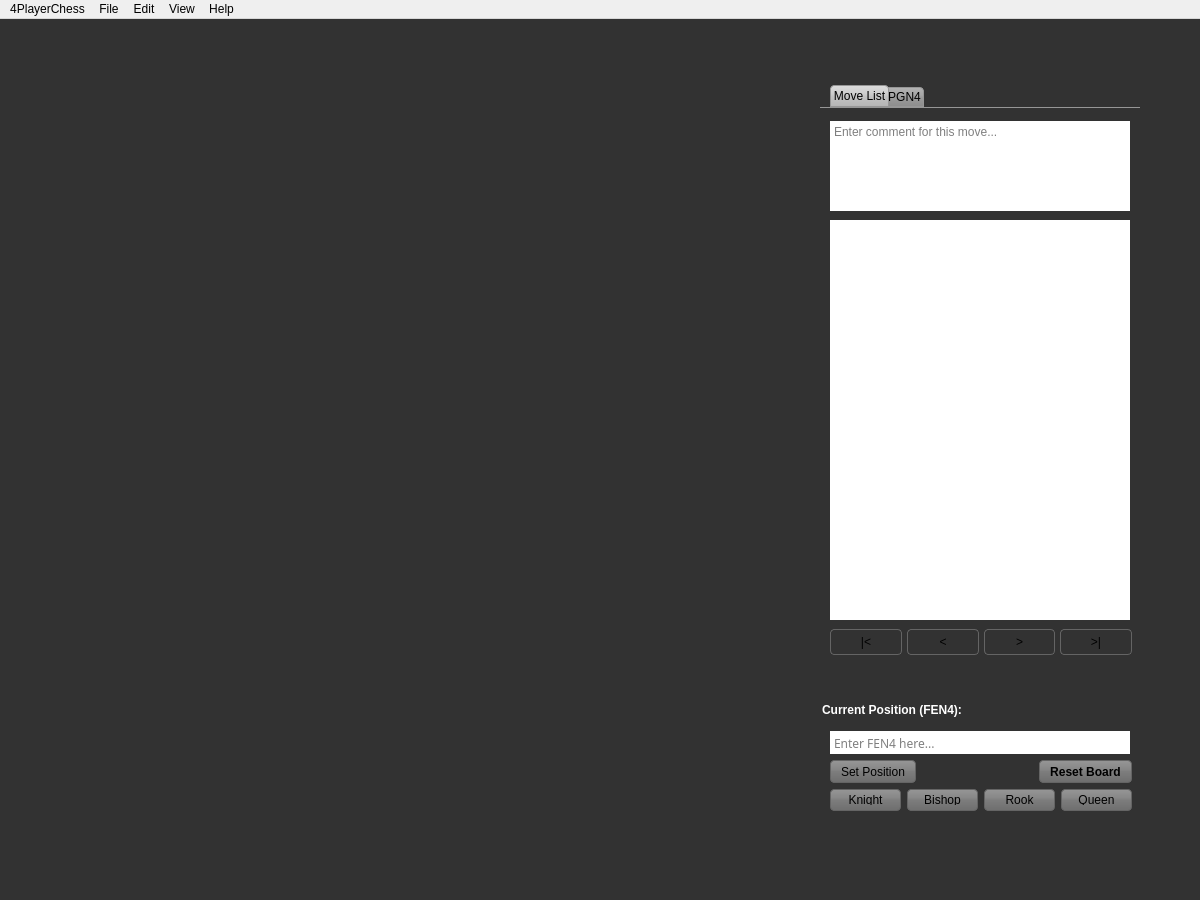
<?xml version="1.0" encoding="UTF-8"?>
<ui version="4.0">
 <class>MainWindow</class>
 <widget class="QMainWindow" name="MainWindow">
  <property name="geometry">
   <rect>
    <x>0</x>
    <y>0</y>
    <width>1200</width>
    <height>900</height>
   </rect>
  </property>
  <property name="focusPolicy">
   <enum>Qt::StrongFocus</enum>
  </property>
  <property name="windowTitle">
   <string>4PlayerChess</string>
  </property>
  <property name="styleSheet">
   <string notr="true"/>
  </property>
  <widget class="QWidget" name="centralwidget">
   <property name="styleSheet">
    <string notr="true">background-color: rgb(50, 50, 50);</string>
   </property>
   <layout class="QHBoxLayout" name="mainLayout">
    <property name="spacing">
     <number>50</number>
    </property>
    <property name="leftMargin">
     <number>50</number>
    </property>
    <property name="topMargin">
     <number>50</number>
    </property>
    <property name="rightMargin">
     <number>50</number>
    </property>
    <property name="bottomMargin">
     <number>50</number>
    </property>
    <item>
     <widget class="View" name="view" native="true">
      <property name="sizePolicy">
       <sizepolicy hsizetype="Fixed" vsizetype="Fixed">
        <horstretch>0</horstretch>
        <verstretch>0</verstretch>
       </sizepolicy>
      </property>
      <property name="minimumSize">
       <size>
        <width>700</width>
        <height>700</height>
       </size>
      </property>
      <property name="baseSize">
       <size>
        <width>0</width>
        <height>0</height>
       </size>
      </property>
      <property name="palette">
       <palette>
        <active>
         <colorrole role="WindowText">
          <brush brushstyle="SolidPattern">
           <color alpha="255">
            <red>0</red>
            <green>0</green>
            <blue>0</blue>
           </color>
          </brush>
         </colorrole>
         <colorrole role="Button">
          <brush brushstyle="SolidPattern">
           <color alpha="255">
            <red>50</red>
            <green>50</green>
            <blue>50</blue>
           </color>
          </brush>
         </colorrole>
         <colorrole role="Light">
          <brush brushstyle="SolidPattern">
           <color alpha="255">
            <red>245</red>
            <green>245</green>
            <blue>245</blue>
           </color>
          </brush>
         </colorrole>
         <colorrole role="Midlight">
          <brush brushstyle="SolidPattern">
           <color alpha="255">
            <red>220</red>
            <green>220</green>
            <blue>220</blue>
           </color>
          </brush>
         </colorrole>
         <colorrole role="Dark">
          <brush brushstyle="SolidPattern">
           <color alpha="255">
            <red>145</red>
            <green>145</green>
            <blue>145</blue>
           </color>
          </brush>
         </colorrole>
         <colorrole role="Mid">
          <brush brushstyle="SolidPattern">
           <color alpha="255">
            <red>170</red>
            <green>170</green>
            <blue>170</blue>
           </color>
          </brush>
         </colorrole>
         <colorrole role="Text">
          <brush brushstyle="SolidPattern">
           <color alpha="255">
            <red>0</red>
            <green>0</green>
            <blue>0</blue>
           </color>
          </brush>
         </colorrole>
         <colorrole role="ButtonText">
          <brush brushstyle="SolidPattern">
           <color alpha="255">
            <red>0</red>
            <green>0</green>
            <blue>0</blue>
           </color>
          </brush>
         </colorrole>
         <colorrole role="Base">
          <brush brushstyle="SolidPattern">
           <color alpha="255">
            <red>50</red>
            <green>50</green>
            <blue>50</blue>
           </color>
          </brush>
         </colorrole>
         <colorrole role="Window">
          <brush brushstyle="SolidPattern">
           <color alpha="255">
            <red>50</red>
            <green>50</green>
            <blue>50</blue>
           </color>
          </brush>
         </colorrole>
        </active>
        <inactive>
         <colorrole role="WindowText">
          <brush brushstyle="SolidPattern">
           <color alpha="255">
            <red>0</red>
            <green>0</green>
            <blue>0</blue>
           </color>
          </brush>
         </colorrole>
         <colorrole role="Button">
          <brush brushstyle="SolidPattern">
           <color alpha="255">
            <red>50</red>
            <green>50</green>
            <blue>50</blue>
           </color>
          </brush>
         </colorrole>
         <colorrole role="Light">
          <brush brushstyle="SolidPattern">
           <color alpha="255">
            <red>245</red>
            <green>245</green>
            <blue>245</blue>
           </color>
          </brush>
         </colorrole>
         <colorrole role="Midlight">
          <brush brushstyle="SolidPattern">
           <color alpha="255">
            <red>220</red>
            <green>220</green>
            <blue>220</blue>
           </color>
          </brush>
         </colorrole>
         <colorrole role="Dark">
          <brush brushstyle="SolidPattern">
           <color alpha="255">
            <red>145</red>
            <green>145</green>
            <blue>145</blue>
           </color>
          </brush>
         </colorrole>
         <colorrole role="Mid">
          <brush brushstyle="SolidPattern">
           <color alpha="255">
            <red>170</red>
            <green>170</green>
            <blue>170</blue>
           </color>
          </brush>
         </colorrole>
         <colorrole role="Text">
          <brush brushstyle="SolidPattern">
           <color alpha="255">
            <red>0</red>
            <green>0</green>
            <blue>0</blue>
           </color>
          </brush>
         </colorrole>
         <colorrole role="ButtonText">
          <brush brushstyle="SolidPattern">
           <color alpha="255">
            <red>0</red>
            <green>0</green>
            <blue>0</blue>
           </color>
          </brush>
         </colorrole>
         <colorrole role="Base">
          <brush brushstyle="SolidPattern">
           <color alpha="255">
            <red>50</red>
            <green>50</green>
            <blue>50</blue>
           </color>
          </brush>
         </colorrole>
         <colorrole role="Window">
          <brush brushstyle="SolidPattern">
           <color alpha="255">
            <red>50</red>
            <green>50</green>
            <blue>50</blue>
           </color>
          </brush>
         </colorrole>
        </inactive>
        <disabled>
         <colorrole role="WindowText">
          <brush brushstyle="SolidPattern">
           <color alpha="255">
            <red>145</red>
            <green>145</green>
            <blue>145</blue>
           </color>
          </brush>
         </colorrole>
         <colorrole role="Button">
          <brush brushstyle="SolidPattern">
           <color alpha="255">
            <red>50</red>
            <green>50</green>
            <blue>50</blue>
           </color>
          </brush>
         </colorrole>
         <colorrole role="Light">
          <brush brushstyle="SolidPattern">
           <color alpha="255">
            <red>245</red>
            <green>245</green>
            <blue>245</blue>
           </color>
          </brush>
         </colorrole>
         <colorrole role="Midlight">
          <brush brushstyle="SolidPattern">
           <color alpha="255">
            <red>220</red>
            <green>220</green>
            <blue>220</blue>
           </color>
          </brush>
         </colorrole>
         <colorrole role="Dark">
          <brush brushstyle="SolidPattern">
           <color alpha="255">
            <red>145</red>
            <green>145</green>
            <blue>145</blue>
           </color>
          </brush>
         </colorrole>
         <colorrole role="Mid">
          <brush brushstyle="SolidPattern">
           <color alpha="255">
            <red>170</red>
            <green>170</green>
            <blue>170</blue>
           </color>
          </brush>
         </colorrole>
         <colorrole role="Text">
          <brush brushstyle="SolidPattern">
           <color alpha="255">
            <red>145</red>
            <green>145</green>
            <blue>145</blue>
           </color>
          </brush>
         </colorrole>
         <colorrole role="ButtonText">
          <brush brushstyle="SolidPattern">
           <color alpha="255">
            <red>145</red>
            <green>145</green>
            <blue>145</blue>
           </color>
          </brush>
         </colorrole>
         <colorrole role="Base">
          <brush brushstyle="SolidPattern">
           <color alpha="255">
            <red>50</red>
            <green>50</green>
            <blue>50</blue>
           </color>
          </brush>
         </colorrole>
         <colorrole role="Window">
          <brush brushstyle="SolidPattern">
           <color alpha="255">
            <red>50</red>
            <green>50</green>
            <blue>50</blue>
           </color>
          </brush>
         </colorrole>
        </disabled>
       </palette>
      </property>
     </widget>
    </item>
    <item>
     <layout class="QVBoxLayout" name="verticalLayout">
      <property name="spacing">
       <number>20</number>
      </property>
      <item>
       <widget class="QTabWidget" name="tabWidget">
        <property name="sizePolicy">
         <sizepolicy hsizetype="Fixed" vsizetype="Fixed">
          <horstretch>0</horstretch>
          <verstretch>0</verstretch>
         </sizepolicy>
        </property>
        <property name="minimumSize">
         <size>
          <width>320</width>
          <height>580</height>
         </size>
        </property>
        <property name="focusPolicy">
         <enum>Qt::NoFocus</enum>
        </property>
        <property name="styleSheet">
         <string notr="true">QPushButton {
	background: qlineargradient(x1: 0, y1: 0, x2: 0, y2: 1,
stop: 0 rgb(150, 150, 150), stop: 0.4 rgb(135, 135, 135),
stop: 0.5 rgb(125, 125, 125), stop: 1.0 rgb(110, 110, 110));
	border: 1px solid rgb(100, 100, 100);
	border-radius: 4px;
    	color: black;
    	padding: 5px 10px;
}
QPushButton:hover {
    	background: qlineargradient(x1: 0, y1: 0, x2: 0, y2: 1, stop: 0 rgb(200, 200, 200), stop: 0.4 rgb(185, 185, 185), stop: 0.5 rgb(175, 175, 175), stop: 1.0 rgb(160, 160, 160));
}
QPushButton:pressed {
    	background: qlineargradient(x1: 0, y1: 0, x2: 0, y2: 1, stop: 0 rgb(220, 220, 220), stop: 0.4 rgb(205, 205, 205), stop: 0.5 rgb(195, 195, 195), stop: 1.0 rgb(180, 180, 180));
}
QTabWidget::pane {
    border-top: 1px solid rgb(150, 150, 150);
}
QTabWidget::tab-bar {
    left: 10px;
}
QTabBar::tab {
    background: qlineargradient(x1: 0, y1: 0, x2: 0, y2: 1, stop: 0 rgb(180, 180, 180), stop: 0.4 rgb(165, 165, 165), stop: 0.5 rgb(155, 155, 155), stop: 1.0 rgb(140, 140, 140));
    border: 1px solid rgb(150, 150, 150);
    border-top-left-radius: 4px;
    border-top-right-radius: 4px;
    min-width: 10ex;
    padding: 2px;
}
QTabBar::tab:selected, QTabBar::tab:hover {
    background: qlineargradient(x1: 0, y1: 0, x2: 0, y2: 1, stop: 0 rgb(220, 220, 220), stop: 0.4 rgb(205, 205, 205), stop: 0.5 rgb(195, 195, 195), stop: 1.0 rgb(180, 180, 180));
}
QTabBar::tab:!selected {
    margin-top: 2px;
}
QTabBar::tab:selected {
    margin-left: -4px;
    margin-right: -4px;
}
QTabBar::tab:first:selected {
    margin-left: 0;
}
QTabBar::tab:last:selected {
    margin-right: 0;
}
QTabBar::tab:only-one {
    margin: 0;
}</string>
        </property>
        <property name="currentIndex">
         <number>0</number>
        </property>
        <widget class="QWidget" name="moveListTab">
         <attribute name="title">
          <string>Move List</string>
         </attribute>
         <widget class="QWidget" name="layoutWidget">
          <property name="geometry">
           <rect>
            <x>10</x>
            <y>10</y>
            <width>302</width>
            <height>542</height>
           </rect>
          </property>
          <layout class="QVBoxLayout" name="verticalLayout_2">
           <item>
            <widget class="CommentEdit" name="commentField">
             <property name="sizePolicy">
              <sizepolicy hsizetype="Fixed" vsizetype="Fixed">
               <horstretch>0</horstretch>
               <verstretch>0</verstretch>
              </sizepolicy>
             </property>
             <property name="minimumSize">
              <size>
               <width>300</width>
               <height>90</height>
              </size>
             </property>
             <property name="maximumSize">
              <size>
               <width>16777215</width>
               <height>90</height>
              </size>
             </property>
             <property name="styleSheet">
              <string notr="true">background-color: rgb(255, 255, 255);</string>
             </property>
             <property name="frameShape">
              <enum>QFrame::NoFrame</enum>
             </property>
             <property name="placeholderText">
              <string>Enter comment for this move...</string>
             </property>
            </widget>
           </item>
           <item>
            <widget class="QListWidget" name="moveListWidget">
             <property name="sizePolicy">
              <sizepolicy hsizetype="Fixed" vsizetype="Fixed">
               <horstretch>0</horstretch>
               <verstretch>0</verstretch>
              </sizepolicy>
             </property>
             <property name="minimumSize">
              <size>
               <width>300</width>
               <height>400</height>
              </size>
             </property>
             <property name="font">
              <font>
               <weight>75</weight>
               <bold>true</bold>
              </font>
             </property>
             <property name="focusPolicy">
              <enum>Qt::NoFocus</enum>
             </property>
             <property name="styleSheet">
              <string notr="true">background-color: rgb(255, 255, 255);</string>
             </property>
             <property name="frameShape">
              <enum>QFrame::NoFrame</enum>
             </property>
             <property name="editTriggers">
              <set>QAbstractItemView::NoEditTriggers</set>
             </property>
             <property name="showDropIndicator" stdset="0">
              <bool>false</bool>
             </property>
            </widget>
           </item>
           <item>
            <layout class="QHBoxLayout" name="horizontalLayout_2">
             <property name="spacing">
              <number>5</number>
             </property>
             <item>
              <widget class="QPushButton" name="firstMoveButton">
               <property name="statusTip">
                <string>Go to first move</string>
               </property>
               <property name="text">
                <string>|&lt;</string>
               </property>
              </widget>
             </item>
             <item>
              <widget class="QPushButton" name="prevMoveButton">
               <property name="statusTip">
                <string>Go to previous move</string>
               </property>
               <property name="text">
                <string>&lt;</string>
               </property>
              </widget>
             </item>
             <item>
              <widget class="QPushButton" name="nextMoveButton">
               <property name="statusTip">
                <string>Go to next move</string>
               </property>
               <property name="text">
                <string>&gt;</string>
               </property>
              </widget>
             </item>
             <item>
              <widget class="QPushButton" name="lastMoveButton">
               <property name="statusTip">
                <string>Go to last move</string>
               </property>
               <property name="text">
                <string>&gt;|</string>
               </property>
              </widget>
             </item>
            </layout>
           </item>
          </layout>
         </widget>
        </widget>
        <widget class="QWidget" name="pgnTab">
         <attribute name="title">
          <string>PGN4</string>
         </attribute>
         <widget class="QWidget" name="layoutWidget">
          <property name="geometry">
           <rect>
            <x>10</x>
            <y>10</y>
            <width>302</width>
            <height>542</height>
           </rect>
          </property>
          <layout class="QVBoxLayout" name="verticalLayout_4">
           <item>
            <widget class="QPlainTextEdit" name="pgnField">
             <property name="sizePolicy">
              <sizepolicy hsizetype="Fixed" vsizetype="Fixed">
               <horstretch>0</horstretch>
               <verstretch>0</verstretch>
              </sizepolicy>
             </property>
             <property name="minimumSize">
              <size>
               <width>300</width>
               <height>500</height>
              </size>
             </property>
             <property name="font">
              <font>
               <family>Trebuchet MS</family>
              </font>
             </property>
             <property name="styleSheet">
              <string notr="true">background-color: rgb(255, 255, 255);</string>
             </property>
             <property name="frameShape">
              <enum>QFrame::NoFrame</enum>
             </property>
            </widget>
           </item>
           <item>
            <layout class="QHBoxLayout" name="horizontalLayout_3">
             <property name="spacing">
              <number>5</number>
             </property>
             <item>
              <widget class="QPushButton" name="loadPgnButton">
               <property name="statusTip">
                <string>Load game from PGN4 file</string>
               </property>
               <property name="text">
                <string>Load...</string>
               </property>
              </widget>
             </item>
             <item>
              <widget class="QPushButton" name="savePgnButton">
               <property name="enabled">
                <bool>true</bool>
               </property>
               <property name="statusTip">
                <string>Save game to PGN4 file</string>
               </property>
               <property name="text">
                <string>Save As...</string>
               </property>
              </widget>
             </item>
             <item>
              <spacer name="horizontalSpacer_2">
               <property name="orientation">
                <enum>Qt::Horizontal</enum>
               </property>
               <property name="sizeHint" stdset="0">
                <size>
                 <width>40</width>
                 <height>20</height>
                </size>
               </property>
              </spacer>
             </item>
            </layout>
           </item>
          </layout>
         </widget>
        </widget>
       </widget>
      </item>
      <item>
       <widget class="QGroupBox" name="fenGroupBox">
        <property name="sizePolicy">
         <sizepolicy hsizetype="Fixed" vsizetype="Fixed">
          <horstretch>0</horstretch>
          <verstretch>0</verstretch>
         </sizepolicy>
        </property>
        <property name="minimumSize">
         <size>
          <width>320</width>
          <height>110</height>
         </size>
        </property>
        <property name="styleSheet">
         <string notr="true">QGroupBox {
    	background: none;
	border: none;
	color: rgb(255, 255, 255);
	font-weight: bold;
}
QPushButton {
	background: qlineargradient(x1: 0, y1: 0, x2: 0, y2: 1, stop: 0 rgb(150, 150, 150), stop: 0.4 rgb(135, 135, 135), stop: 0.5 rgb(125, 125, 125), stop: 1.0 rgb(110, 110, 110));
	border: 1px solid rgb(100, 100, 100);
	border-radius: 4px;
    	color: black;
    	padding: 5px 10px;
}
QPushButton:hover {
    	background: qlineargradient(x1: 0, y1: 0, x2: 0, y2: 1, stop: 0 rgb(200, 200, 200), stop: 0.4 rgb(185, 185, 185), stop: 0.5 rgb(175, 175, 175), stop: 1.0 rgb(160, 160, 160));
}
QPushButton:pressed {
    	background: qlineargradient(x1: 0, y1: 0, x2: 0, y2: 1, stop: 0 rgb(220, 220, 220), stop: 0.4 rgb(205, 205, 205), stop: 0.5 rgb(195, 195, 195), stop: 1.0 rgb(180, 180, 180));
}
QPushButton#boardResetButton {
	font-weight: bold;
}</string>
        </property>
        <property name="title">
         <string>Current Position (FEN4):</string>
        </property>
        <widget class="QWidget" name="layoutWidget">
         <property name="geometry">
          <rect>
           <x>10</x>
           <y>30</y>
           <width>302</width>
           <height>80</height>
          </rect>
         </property>
         <layout class="QVBoxLayout" name="verticalLayout_3">
          <item>
           <widget class="QPlainTextEdit" name="fenField">
            <property name="sizePolicy">
             <sizepolicy hsizetype="Fixed" vsizetype="Fixed">
              <horstretch>0</horstretch>
              <verstretch>0</verstretch>
             </sizepolicy>
            </property>
            <property name="minimumSize">
             <size>
              <width>300</width>
              <height>0</height>
             </size>
            </property>
            <property name="maximumSize">
             <size>
              <width>16777215</width>
              <height>25</height>
             </size>
            </property>
            <property name="font">
             <font>
              <family>Trebuchet MS</family>
             </font>
            </property>
            <property name="statusTip">
             <string>Enter FEN4</string>
            </property>
            <property name="styleSheet">
             <string notr="true">background-color: rgb(255, 255, 255);
color: rgb(0, 0, 0);</string>
            </property>
            <property name="frameShape">
             <enum>QFrame::NoFrame</enum>
            </property>
            <property name="verticalScrollBarPolicy">
             <enum>Qt::ScrollBarAlwaysOff</enum>
            </property>
            <property name="horizontalScrollBarPolicy">
             <enum>Qt::ScrollBarAlwaysOff</enum>
            </property>
            <property name="lineWrapMode">
             <enum>QPlainTextEdit::NoWrap</enum>
            </property>
            <property name="placeholderText">
             <string>Enter FEN4 here...</string>
            </property>
           </widget>
          </item>
          <item>
           <layout class="QHBoxLayout" name="horizontalLayout">
            <item>
             <widget class="QPushButton" name="setFenButton">
              <property name="statusTip">
               <string>Set position to specified FEN4</string>
              </property>
              <property name="text">
               <string>Set Position</string>
              </property>
             </widget>
            </item>
            <item>
             <spacer name="horizontalSpacer">
              <property name="orientation">
               <enum>Qt::Horizontal</enum>
              </property>
              <property name="sizeHint" stdset="0">
               <size>
                <width>40</width>
                <height>20</height>
               </size>
              </property>
             </spacer>
            </item>
            <item>
             <widget class="QPushButton" name="boardResetButton">
              <property name="statusTip">
               <string>Reset board</string>
              </property>
              <property name="text">
               <string>Reset Board</string>
              </property>
             </widget>
            </item>
           </layout>
          </item>
          <item>
           <layout class="QHBoxLayout" name="horizontalLayout">
            <item>
             <widget class="QPushButton" name="boardNPromoteButton">
              <property name="statusTip">
               <string>Knight</string>
              </property>
              <property name="text">
               <string>Knight</string>
              </property>
             </widget>
            </item>
            <item>
             <widget class="QPushButton" name="boardBPromoteButton">
              <property name="statusTip">
               <string>Bishop</string>
              </property>
              <property name="text">
               <string>Bishop</string>
              </property>
             </widget>
            </item>
            <item>
             <widget class="QPushButton" name="boardRPromoteButton">
              <property name="statusTip">
               <string>Rook</string>
              </property>
              <property name="text">
               <string>Rook</string>
              </property>
             </widget>
            </item>
            <item>
             <widget class="QPushButton" name="boardQPromoteButton">
              <property name="statusTip">
               <string>Queen</string>
              </property>
              <property name="text">
               <string>Queen</string>
              </property>
             </widget>
            </item>
           </layout>
          </item>
         </layout>
        </widget>
       </widget>
      </item>
     </layout>
    </item>
   </layout>
  </widget>
  <widget class="QMenuBar" name="menubar">
   <property name="geometry">
    <rect>
     <x>0</x>
     <y>0</y>
     <width>1200</width>
     <height>22</height>
    </rect>
   </property>
   <property name="nativeMenuBar">
    <bool>false</bool>
   </property>
   <widget class="QMenu" name="menuFile">
    <property name="title">
     <string>File</string>
    </property>
    <addaction name="actionNew_Game"/>
    <addaction name="actionLoad_Game"/>
    <addaction name="separator"/>
    <addaction name="actionSave_Game_As"/>
   </widget>
   <widget class="QMenu" name="menuEdit">
    <property name="title">
     <string>Edit</string>
    </property>
    <addaction name="actionCopy_FEN4"/>
    <addaction name="actionPaste_FEN4"/>
   </widget>
   <widget class="QMenu" name="menuView">
    <property name="title">
     <string>View</string>
    </property>
    <addaction name="actionRotate_Board_Left"/>
    <addaction name="actionRotate_Board_Right"/>
    <addaction name="actionFlip_Board"/>
   </widget>
   <widget class="QMenu" name="menu4PlayerChess">
    <property name="title">
     <string>4PlayerChess</string>
    </property>
    <addaction name="actionAbout"/>
    <addaction name="actionCheck_for_Updates"/>
    <addaction name="separator"/>
    <addaction name="actionPreferences"/>
    <addaction name="separator"/>
    <addaction name="actionQuit"/>
   </widget>
   <widget class="QMenu" name="menuHelp">
    <property name="title">
     <string>Help</string>
    </property>
    <addaction name="actionAbout_PyQt"/>
    <addaction name="separator"/>
    <addaction name="actionQuick_Reference"/>
    <addaction name="actionReport_Bug"/>
   </widget>
   <addaction name="menu4PlayerChess"/>
   <addaction name="menuFile"/>
   <addaction name="menuEdit"/>
   <addaction name="menuView"/>
   <addaction name="menuHelp"/>
  </widget>
  <widget class="QStatusBar" name="statusbar">
   <property name="styleSheet">
    <string notr="true">background-color: rgb(50, 50, 50);
color: grey;</string>
   </property>
  </widget>
  <action name="actionLoad_Game">
   <property name="text">
    <string>Load Game...</string>
   </property>
   <property name="toolTip">
    <string>Load Game...</string>
   </property>
   <property name="statusTip">
    <string>Load game from PGN4 file</string>
   </property>
   <property name="shortcut">
    <string>Ctrl+O</string>
   </property>
  </action>
  <action name="actionSave_Game_As">
   <property name="text">
    <string>Save Game As...</string>
   </property>
   <property name="toolTip">
    <string>Save Game As...</string>
   </property>
   <property name="statusTip">
    <string>Save game to PGN4 file</string>
   </property>
   <property name="shortcut">
    <string>Ctrl+S</string>
   </property>
  </action>
  <action name="actionQuit">
   <property name="text">
    <string>Quit 4PlayerChess</string>
   </property>
   <property name="statusTip">
    <string>Quit application</string>
   </property>
   <property name="shortcut">
    <string>Ctrl+Q</string>
   </property>
  </action>
  <action name="actionCopy_FEN4">
   <property name="text">
    <string>Copy FEN4</string>
   </property>
   <property name="statusTip">
    <string>Copy FEN4 to clipboard</string>
   </property>
   <property name="shortcut">
    <string>Ctrl+C</string>
   </property>
  </action>
  <action name="actionPaste_FEN4">
   <property name="text">
    <string>Paste FEN4</string>
   </property>
   <property name="statusTip">
    <string>Paste FEN4 from clipboard</string>
   </property>
   <property name="shortcut">
    <string>Ctrl+V</string>
   </property>
  </action>
  <action name="actionRotate_Board_Left">
   <property name="text">
    <string>Rotate Board Left</string>
   </property>
   <property name="statusTip">
    <string>Rotate board counterclockwise (next player)</string>
   </property>
   <property name="shortcut">
    <string>Ctrl+L</string>
   </property>
  </action>
  <action name="actionRotate_Board_Right">
   <property name="text">
    <string>Rotate Board Right</string>
   </property>
   <property name="statusTip">
    <string>Rotate board clockwise (previous player)</string>
   </property>
   <property name="shortcut">
    <string>Ctrl+R</string>
   </property>
  </action>
  <action name="actionFlip_Board">
   <property name="text">
    <string>Flip Board</string>
   </property>
   <property name="statusTip">
    <string>Flip board</string>
   </property>
   <property name="shortcut">
    <string>Ctrl+F</string>
   </property>
  </action>
  <action name="actionNew_Game">
   <property name="text">
    <string>New Game</string>
   </property>
   <property name="statusTip">
    <string>Start new game</string>
   </property>
   <property name="shortcut">
    <string>Ctrl+N</string>
   </property>
  </action>
  <action name="actionPreferences">
   <property name="text">
    <string>Preferences...</string>
   </property>
   <property name="statusTip">
    <string>Application preferences</string>
   </property>
  </action>
  <action name="actionCheck_for_Updates">
   <property name="text">
    <string>Check for Updates...</string>
   </property>
   <property name="statusTip">
    <string>Check if updates are available</string>
   </property>
  </action>
  <action name="actionAbout">
   <property name="text">
    <string>About 4PlayerChess</string>
   </property>
   <property name="statusTip">
    <string>Application info</string>
   </property>
  </action>
  <action name="actionQuick_Reference">
   <property name="text">
    <string>Quick Reference Guide</string>
   </property>
   <property name="statusTip">
    <string>Overview of application features and shortcuts</string>
   </property>
  </action>
  <action name="actionReport_Bug">
   <property name="text">
    <string>Report Bug or Request Feature...</string>
   </property>
   <property name="statusTip">
    <string>Open GitHub issues page in browser to report a bug or request a feature</string>
   </property>
  </action>
  <action name="actionAbout_PyQt">
   <property name="text">
    <string>About PyQt</string>
   </property>
  </action>
 </widget>
 <customwidgets>
  <customwidget>
   <class>View</class>
   <extends>QWidget</extends>
   <header>/gui/view</header>
   <container>1</container>
  </customwidget>
  <customwidget>
   <class>CommentEdit</class>
   <extends>QPlainTextEdit</extends>
   <header>/gui/view</header>
  </customwidget>
 </customwidgets>
 <resources/>
 <connections/>
</ui>
